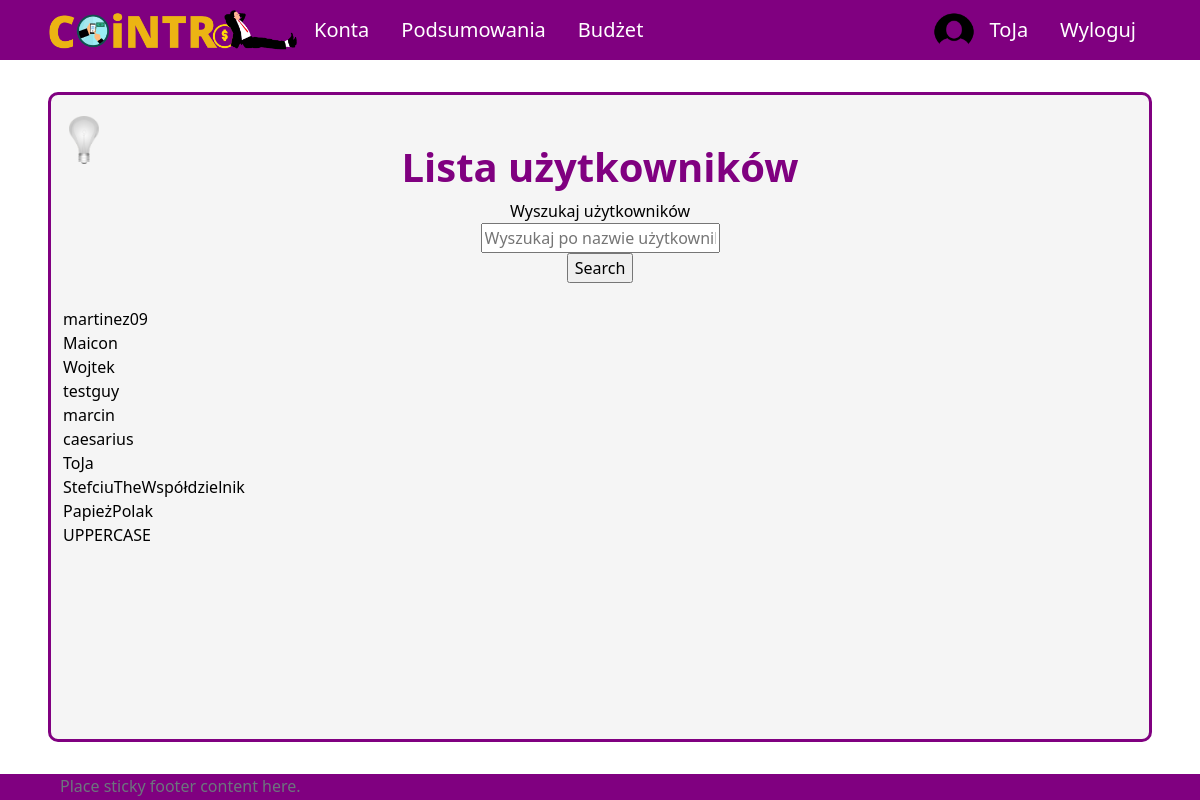
Page /profiles (signed in) on the earlier database version.
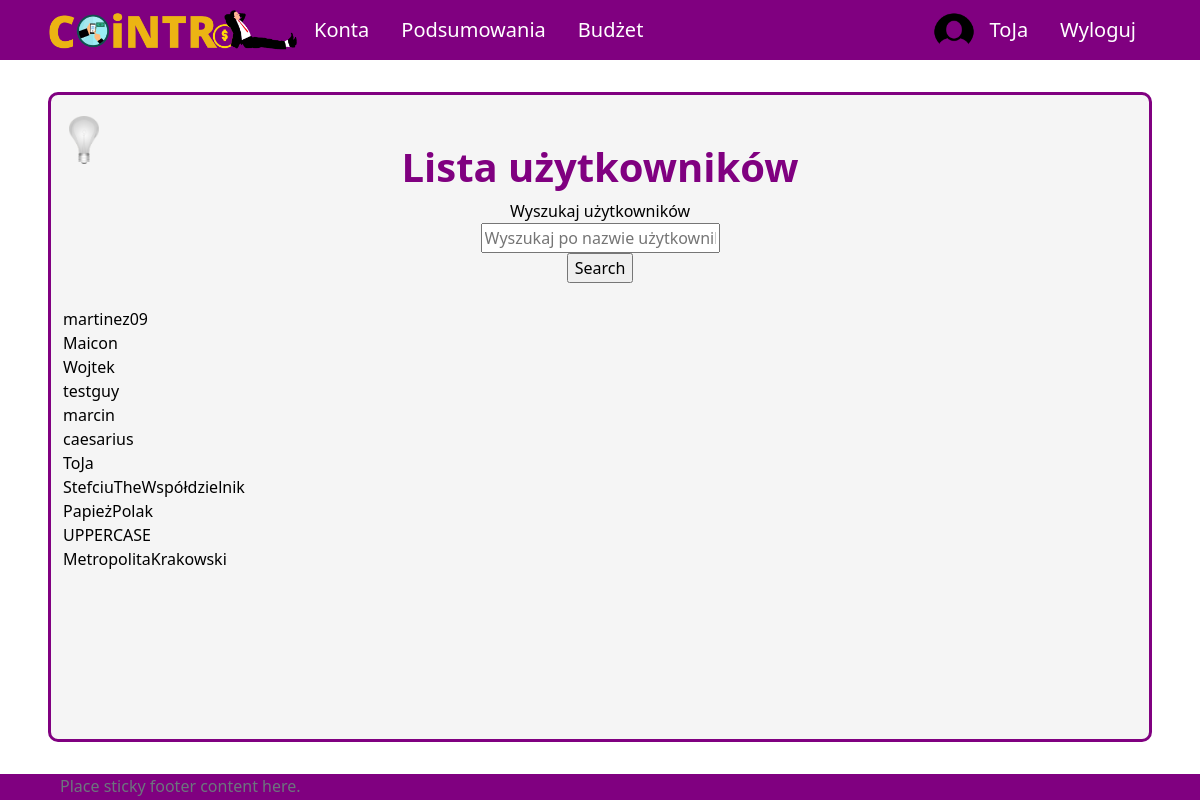
Same page on the later database version.
### UsersApp/models.py (models this page shows, shortened)
class Profile(models.Model):
    user = models.OneToOneField(User, on_delete=models.CASCADE, null=True, blank=True)
    name = models.CharField(max_length=200, blank=True, null=True)
    email = models.EmailField(max_length=400, null=True, blank=True)
    username = models.CharField(max_length=200, blank=True, null=True)
    currency = models.ForeignKey('Currency', on_delete=models.SET_NULL, null=True)
    image = models.ImageField(null=True, blank=True)
    created = models.DateTimeField(auto_now_add=True)
    id = models.UUIDField(default=uuid.uuid4, unique=True,
                            primary_key=True, editable=False)

### UsersApp/views/user_views.py (the view)
# urls.py: path('profiles', views.allProfiles, name='profiles'),
@login_required(login_url='login')
def allProfiles(request):
    profiles = Profile.objects.all()
    search_query = ''
    if request.GET.get('search_query'):
        search_query = request.GET.get('search_query')
    profiles= Profile.objects.filter(username__icontains=search_query)
    context = {'search_query' : search_query, 'profiles' : profiles}
    return render(request, 'application/profiles-list.html', context)

### templates/application/profiles-list.html (shortened to what this page needs)
{% extends 'application/base.html' %}
{% block content %}
<div class="title">
    <h1>Lista użytkowników</h1>
</div>
<form method="GET" action="{% url 'profiles' %}">
    <label for="search-bar">Wyszukaj użytkowników </label>
    <input id="search-bar" type="text" name="search_query" value="{{search_query}}" placeholder="Wyszukaj po nazwie użytkownika" />
    <input type="submit" value="Search" />
</form>
<br />
{% for profile in profiles %}
    {{profile.username}}
    <br />
{% endfor%}
{% endblock %}

Differences in the rows shown:
added Profile: username "MetropolitaKrakowski"
